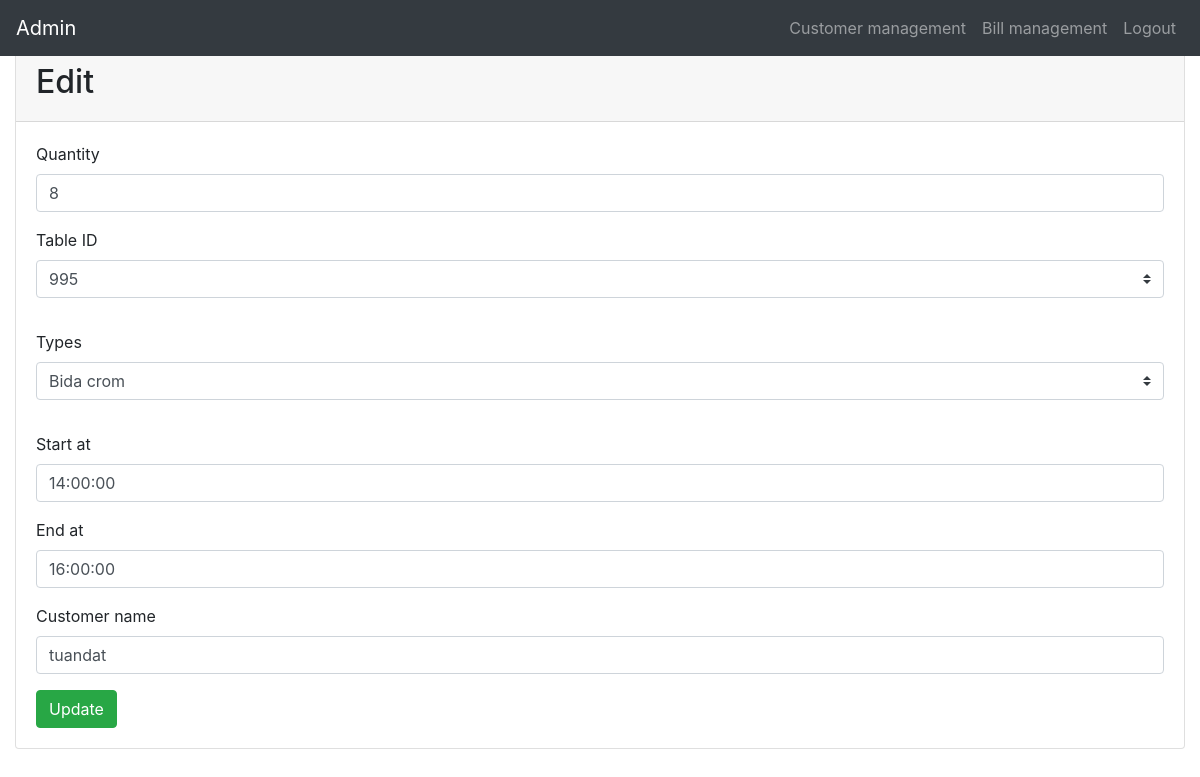
Page /Sourcecode/ed_bill1.php?id=99 on the committed database.
### tables this page shows
CREATE TABLE `bill` (
  `orderID` int(11) NOT NULL,
  `quantity` int(11) NOT NULL,
  `tableID` int(11) NOT NULL,
  `types` varchar(250) NOT NULL,
  `prices` float NOT NULL,
  `timeToStart` time NOT NULL,
  `timeToEnd` time NOT NULL,
  `customerName` varchar(1024) NOT NULL
);

### Sourcecode/ed_bill1.php (the view, shortened to what this page needs)
<?php
	$id = $_GET['id'];
	$truyvan_up = "SELECT * FROM `bill` where orderID = $id";
	$data_up = mysqli_query($ketnoi, $truyvan_up);
	$row_up = mysqli_fetch_assoc($data_up);
?>
<!DOCTYPE html>
<html lang="en">
<head>
  <link rel="stylesheet" href="https://maxcdn.bootstrapcdn.com/bootstrap/4.5.2/css/bootstrap.min.css">
</head>
<body>
    <body style="height:1500px">
    <nav class="navbar navbar-expand-md bg-dark navbar-dark fixed-top">
        <a class="navbar-brand" href="admin.php">Admin</a>
        <div class="collapse navbar-collapse" id="collapsibleNavbar">
            <ul class="navbar-nav ml-auto">
                <li class="nav-item">
                    <a class="nav-link" href="customer.php">Customer management</a>
                </li>
				<li class="nav-item">
                    <a class="nav-link" href="bill.php">Bill management</a>
                </li>
                <li class="nav-item">
                    <a class="nav-link" href="logout.php">Logout</a>
                </li>
            </ul>
        </div>
    </nav>
<div class="container-fluid">
	<div class="card" style="padding-top:50px">
		<div class="card-header">
			<h2>Edit</h2>
		</div>
		<div class="card-body">
			<form method="POST" enctype="multipart/form-data">
				<div class="form-group">
					<label>Quantity</label>
					<input type="text" name="quantity" class="form-control" required value="<?php echo $row_up['quantity'];?>">
				</div>
				<div class="form-group">
                    <label for="">Table ID</label>
                    <select name="tableID" class="custom-select mb-3">
                        <?php
                            $host = "localhost";
                            $user = "root";
                            $pass = "";
                            $database = "database";
                            $ketnoi = new mysqli($host,$user,$pass,$database);
                            mysqli_set_charset($ketnoi,"utf8");
                            $truyvan = "SELECT tableID  FROM `billiards`";
                            $data = mysqli_query($ketnoi,$truyvan);
                            while($row = mysqli_fetch_assoc($data)){
                        ?>
                            <option value="<?php echo $row["tableID"]; ?>"><?php echo $row["tableID"]; ?></option>
                        <?php
                            }
                        ?>
                    </select>
                </div>
				<div class="form-group">
                    <label for="">Types</label>
                    <select name="types" class="custom-select mb-3">
                        <?php
                            $host = "localhost";
                            $user = "root";
                            $pass = "";
                            $database = "database";
                            $ketnoi = new mysqli($host,$user,$pass,$database);
                            mysqli_set_charset($ketnoi,"utf8");
                            $truyvan = "SELECT types  FROM `typeofbilliards`";
                            $data = mysqli_query($ketnoi,$truyvan);
                            while($row = mysqli_fetch_assoc($data)){
                        ?>
                            <option value="<?php echo $row["types"]; ?>"><?php echo $row["types"]; ?></option>
                        <?php
                            }
                        ?>
                    </select>
                </div>
				<div class="form-group">
					<label>Start at</label>
					<input type="text" name="timeToStart" class="form-control" required value="<?php echo $row_up['timeToStart'];?>">
				</div>
				<div class="form-group">
					<label>End at</label>
					<input type="text" name="timeToEnd" class="form-control" required value="<?php echo $row_up['timeToEnd'];?>">
				</div>
				<div class="form-group">
					<label>Customer name</label>
					<input type="text" name="customerName" class="form-control" required value="<?php echo $row_up['customerName'];?>">
				</div>
				<button name="ed-bill" class="btn btn-success" type="submit">Update</button>
			</form>
		</div>
	</div>
</div>
</body>
</html>
</html>

### rows in the picture
bill: quantity "8", timeToStart "14:00:00", timeToEnd "16:00:00", customerName "tuandat"

### other values in the picture
form field tableID "995"
form field types "Bida crom"
